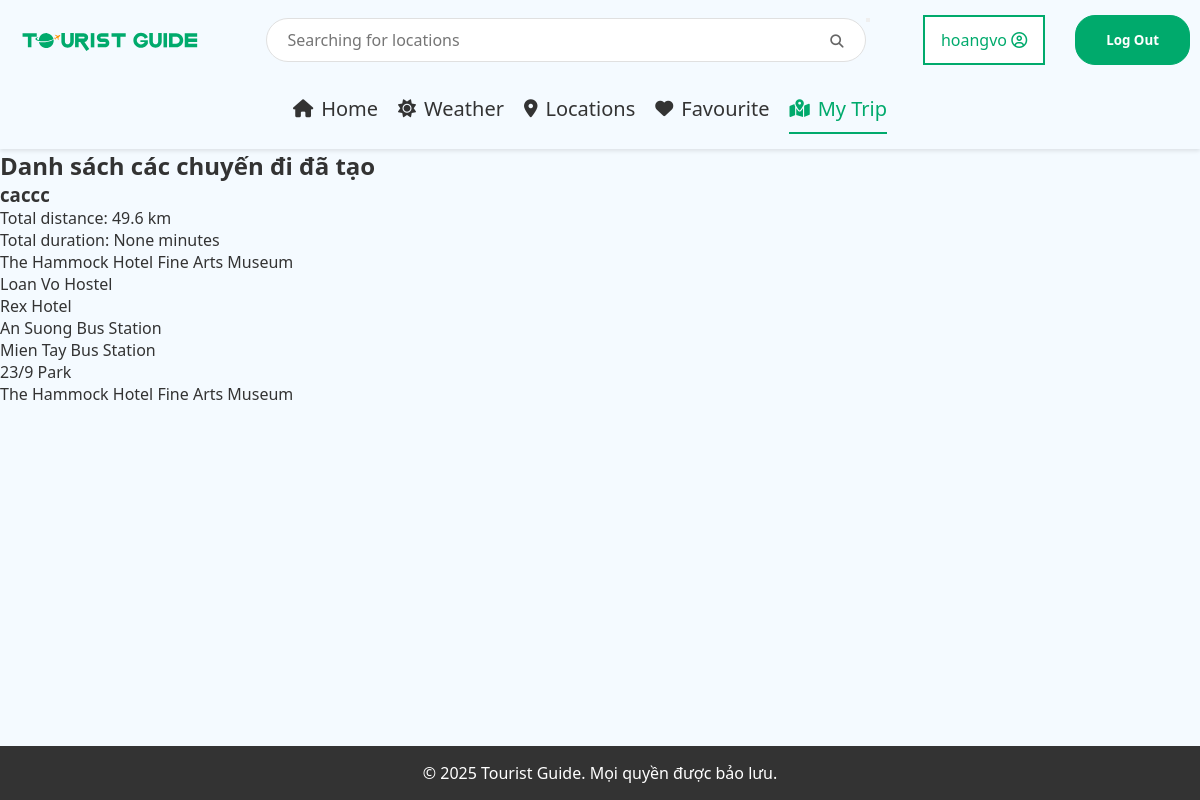
The app's page /my_trip/ (signed in), older data.
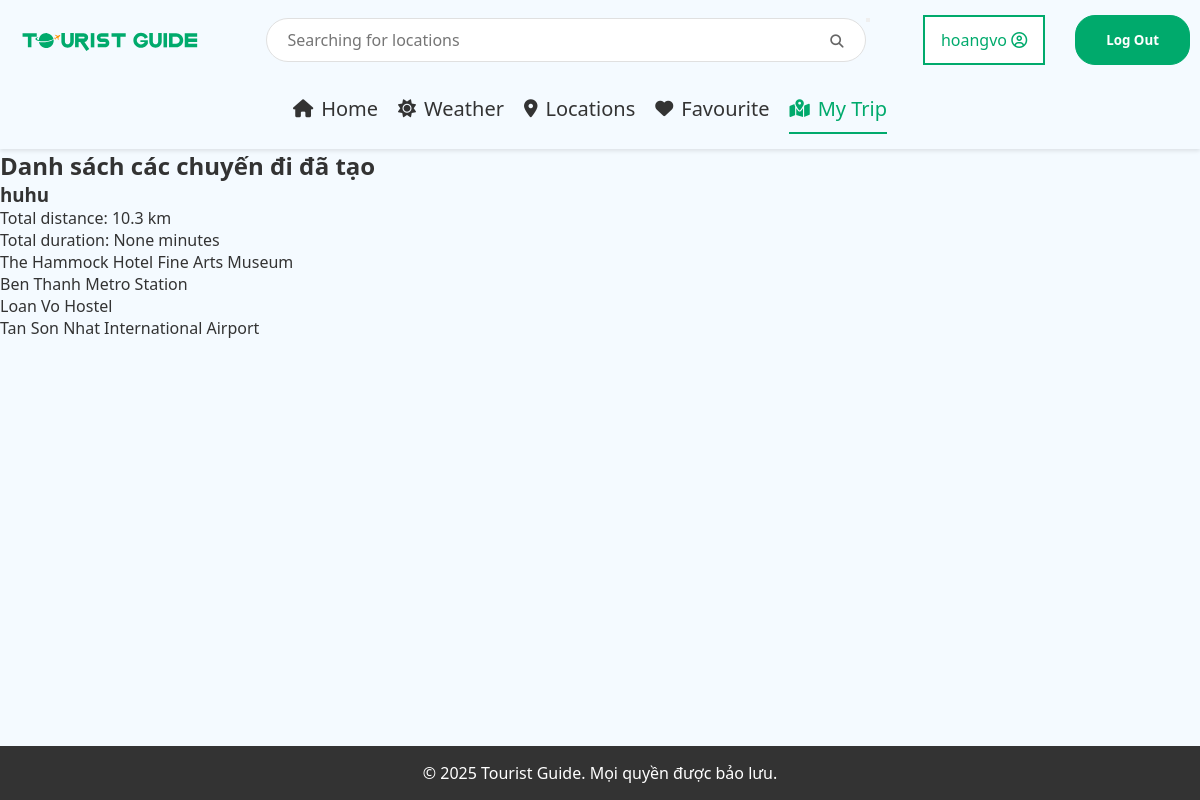
The same page, newer data.
### location/models.py (models this page shows, shortened)
class TripPath(models.Model):
    trip_list = models.ForeignKey(TripList, on_delete=models.CASCADE, related_name="trip_paths")
    path_name = models.CharField(max_length=255, default = "")
    locations_ordered = models.CharField(max_length = 255)
    total_distance = models.FloatField(null=True, blank=True)
    total_duration = models.FloatField(null=True, blank = True)
    created_at = models.DateTimeField(auto_now_add=True)

class Location(models.Model):
    favourited_by = models.ManyToManyField(User, related_name="favourite_locations", blank=True)
    code = models.CharField(max_length=10, unique=True)
    location = models.CharField(max_length = 64)
    type = models.CharField(max_length=18, default = "")
    tags = models.TextField(default = "")
    rating = models.FloatField(default = 5)
    open_time = models.TimeField(default = time(0,0))
    close_time = models.TimeField(default = time(23,59))
    ticket_info = models.CharField(max_length = 100, default = "")
    address = models.CharField(max_length = 100, default = "")
    image_path = models.CharField(max_length=255, default='')
    description = models.TextField(default="")
    long_description = models.TextField(default="")
    coordinate = models.CharField(max_length = 40, default = "")

### location/views.py (the view, shortened to what this page needs)
# urls.py: path('my_trip/', views.my_trip, name = 'my_trip'),
@login_required
def my_trip(request):
    user = request.user
    trip_list_id = f"{user.username}-favourite"
    trip_list, _ = TripList.objects.get_or_create(id=trip_list_id, defaults={
        'user': user,
        'name': f"{user.username}'s Favourite Trip"
    })
    trip_paths = TripPath.objects.filter(trip_list=trip_list).order_by('-created_at')
    all_ids = []
    parsed_trip_paths = []
    for path in trip_paths:
        try:
            loc_ids = json.loads(path.locations_ordered)
        except json.JSONDecodeError:
            loc_ids = []
        all_ids.extend(loc_ids)
        parsed_trip_paths.append({
            'path_name': path.path_name,
            'locations': loc_ids,
            'distance': round(path.total_distance / 1000, 1),
            'duration': round(path.total_duration / 60, 1) if path.total_duration else None,
            'created_at': path.created_at
        })
    location_qs = Location.objects.filter(id__in=all_ids)
    location_map = {loc.id: loc.location for loc in location_qs}
    return render(request, 'my_trip/my_trip.html', {
        'trip_paths': parsed_trip_paths,
        'location_map': location_map
    })

### location/templatetags/custom_filters.py (called while the page is built)
@register.filter
def get_item(dictionary, key):
    return dictionary.get(key, "")

### location/templates/my_trip/my_trip.html (shortened to what this page needs)
{% extends 'layout/layout.html' %}
{% load static %}
{% load custom_filters %}
{% block body %}
  <h2>Danh sách các chuyến đi đã tạo</h2>
    {% if trip_paths %}
        {% for path in trip_paths %}
            <h3>{{ path.path_name }}</h3>
            <p>Total distance: {{ path.distance }} km</p>
            <p>Total duration: {{ path.duration }} minutes</p>
            <ul>
                {% for loc_id in path.locations %}
                <li>{{ location_map|get_item:loc_id }}</li>
                {% endfor %}
            </ul>
        {% endfor %}
    {% else %}
        <p>Chưa có lịch trình nào được tạo.</p>
    {% endif %}
{% endblock %}

Row changes from the older to the newer data that the page shows:
removed TripPath: path_name "caccc"
no longer on this page (row unchanged): Location: location "Rex Hotel", shown under "caccc"
no longer on this page (row unchanged): Location: location "An Suong Bus Station", shown under "caccc"
no longer on this page (row unchanged): Location: location "Mien Tay Bus Station", shown under "caccc"
no longer on this page (row unchanged): Location: location "23/9 Park", shown under "caccc"
added TripPath: path_name "huhu"
changed Location "The Hammock Hotel Fine Arts Museum": moves from the list under "caccc" to the list under "huhu"
now on this page (row edited): Location: location "Ben Thanh Metro Station", shown under "huhu"
changed Location "Loan Vo Hostel": moves from the list under "caccc" to the list under "huhu"
now on this page (row edited): Location: location "Tan Son Nhat International Airport", shown under "huhu"
Text that changed along with them:
new list line: "Total distance: 10.3 km Total duration: None minutes"
list line gone: "Total distance: 49.6 km Total duration: None minutes"
